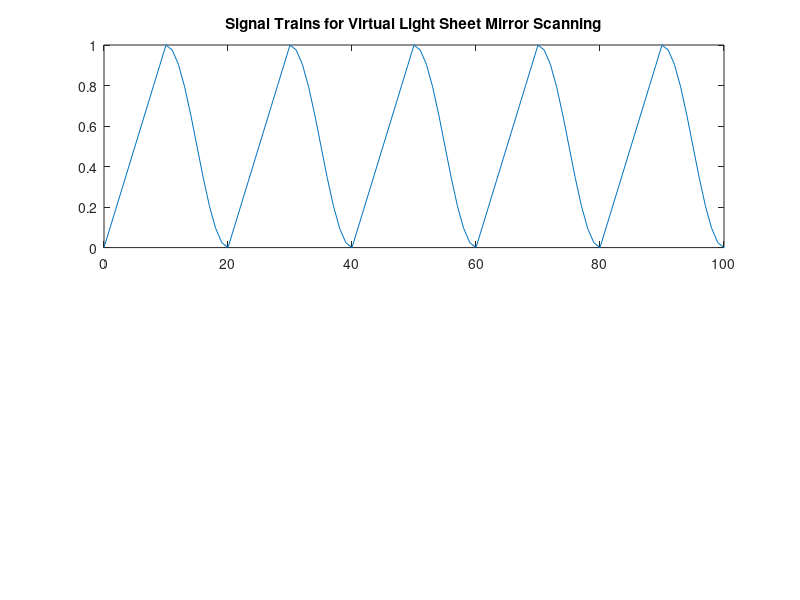

The MATLAB source for this figure: (Note: this script raises an error after producing the figure.)
clear all 
x1 = linspace(1,10,10)
y1 = linspace(0,1,11)

y2 = (cos(y1*pi) +1)/2;
y = [y1 y2(2:10)]; 

z1 = linspace(0,0.2,11)
z2 = ((cos(y1*pi) +1)/15)+0.08;

z = [z1 z2(2:10)];
for i = 1:4
    y = [y y1 y2(2:10)];
    z = [z z1+0.1*i z2(2:10)+0.1*i]

end

y = [y 0]
z = [z 0.482]
x = 0:100

subplot(2,1,1)

plot(x,y)
title('Signal Trains for Virtual Light Sheet Mirror Scanning');
p1 = gca;
p1.XTickLabel = {'0', 'Field of View', 'Interval', 'Field of View', 'Interval', 'Field of View', 'Interval', 'Field of View', 'Interval', 'Field of View', 'Interval'};
ylabel('Signal Intensity / A.U');
pretty_fig

subplot(2,1,2)
plot(x,z)
p2 = gca;
title('Signal Trains for z Mirror Scanning');
p2.XTickLabel = {'0', 'Field of View', 'Interval', 'Field of View', 'Interval', 'Field of View', 'Interval', 'Field of View', 'Interval', 'Field of View', 'Interval'};
ylabel('Signal Intensity / A.U');
pretty_fig